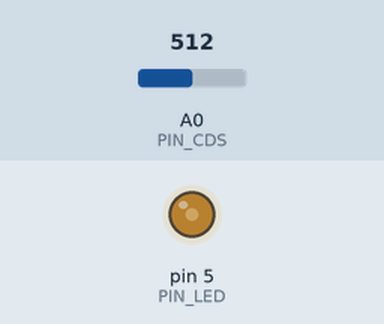
Simulated run of this sketch. Board: Arduino Uno, built with avr-gcc and run on an emulated ATmega328P. Parts: output pins drawn as LEDs (lit = HIGH). The inputs (shaded band) are chosen by the test bench; at power-on: A0 (PIN_CDS) = 512.

Above: at 1.2 s.
1.3 s: A0 (PIN_CDS) set to 290
At 3.4 s:
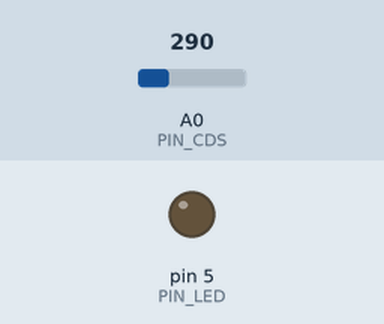
4.3 s: A0 (PIN_CDS) set to 374
5.8 s: A0 (PIN_CDS) set to 402
At 7.0 s:
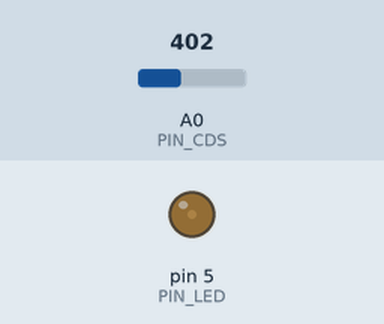
7.5 s: A0 (PIN_CDS) set to 981
At 8.2 s:
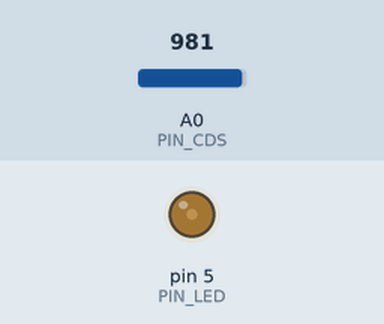
9.0 s: A0 (PIN_CDS) set to 1009
At 10.4 s:
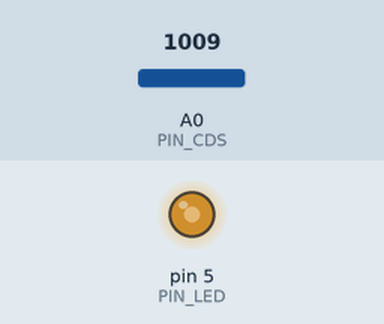
12.0 s: A0 (PIN_CDS) set to 310
At 13.0 s:
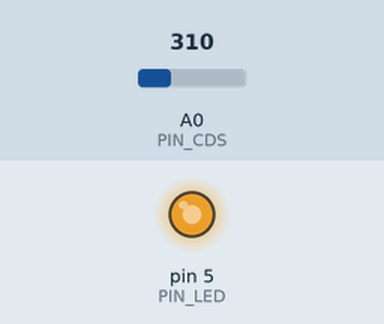
13.5 s: A0 (PIN_CDS) set to 291
At 17.3 s:
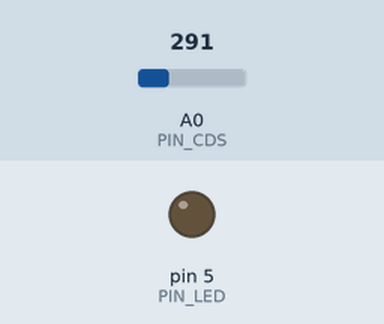
Timing chart, 0 to 17.5 s (numbered marks = the images above; inputs shaded):
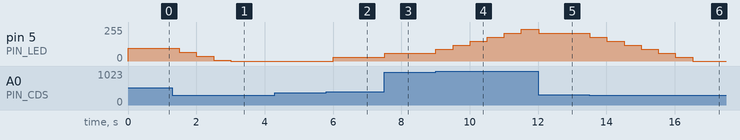

Measured:
- the behaviour switches between 999 and 1000 on A0 (PIN_CDS) (found by bisection; images 3 and 4)
- the behaviour switches between 301 and 300 on A0 (PIN_CDS) (found by bisection; images 5 and 6)
- after the input at 1.3 s, pin 5 (PIN_LED): 97/255 → 67/255 after 0.20 s, → 37/255 0.50 s later, → 7/255 0.50 s later, → 0/255 0.50 s later
- after the input at 4.3 s, every drawn part: stays the same
- after the input at 5.8 s, pin 5 (PIN_LED): 0/255 → 30/255 after 0.21 s
- after the input at 7.5 s, pin 5 (PIN_LED): 30/255 → 60/255 at once
- after the input at 9.0 s, pin 5 (PIN_LED): moves from 60/255 to 240/255 over 2.5 s, starting at once
- after the input at 12.0 s, pin 5 (PIN_LED): 240/255 → 210/255 at once
- after the input at 13.5 s, pin 5 (PIN_LED): moves from 210/255 to 0/255 over 3.0 s, starting at once

The sketch:

ledlightsensor.ino
```cpp
/**
 * Use a CDS photosensor to read light levels and PWM connected LED to show changes.
 * Written for an Adafruit Pro Trinket.
 *
 * 2019 by Raymond Blum <raygeeknyc@gmail.com>.
 */

#define PIN_LED 5
#define PIN_CDS A0

#define SENSOR_SAMPLES 5
#define MIN_SENSOR_READING 300
#define MAX_SENSOR_READING 1000

int current_light_level;
int previous_light_level;

#define LIGHT_CHANGE_THRESHOLD 100
#define LED_STEP 30
#define LED_MAX_VALUE 255
#define LED_MIN_VALUE 0

int led_brightness;

#define SAMPLE_DELAY_MS 500

int smooth(int array[], int len) {
  /**
    Return the average of the array without the highest and lowest values.
  **/
  int low = MAX_SENSOR_READING;
  int high = -1;
  int total = 0;
  for (int s = 0; s < len; s++) {
    total += array[s];
    low = min(array[s], low);
    high = max(array[s], high);
  }
  total -= low;
  total -= high;
  return total / (len - 2);
}

int getLightLevel() {
  // Return the median reading from the light sensor
  int samples[SENSOR_SAMPLES];
  for (int sample = 0; sample < SENSOR_SAMPLES; sample++) {
    samples[sample] = analogRead(PIN_CDS);
  }
  return smooth(samples, SENSOR_SAMPLES);
}

void setup() {
 current_light_level = MAX_SENSOR_READING;
 previous_light_level = MAX_SENSOR_READING;
 led_brightness = (LED_MAX_VALUE + LED_MIN_VALUE) / 2;
}

void loop() {
  current_light_level = getLightLevel();

  if (current_light_level > (previous_light_level + LIGHT_CHANGE_THRESHOLD)
    || current_light_level >= MAX_SENSOR_READING) {
    led_brightness = min(led_brightness+LED_STEP, LED_MAX_VALUE);
    previous_light_level = current_light_level;
  } else if (current_light_level < (previous_light_level - LIGHT_CHANGE_THRESHOLD)
    || current_light_level <= MIN_SENSOR_READING) {
    led_brightness = max(led_brightness-LED_STEP, LED_MIN_VALUE);
    previous_light_level = current_light_level;
  }
  analogWrite(PIN_LED, led_brightness);
  delay(SAMPLE_DELAY_MS);
}
```
